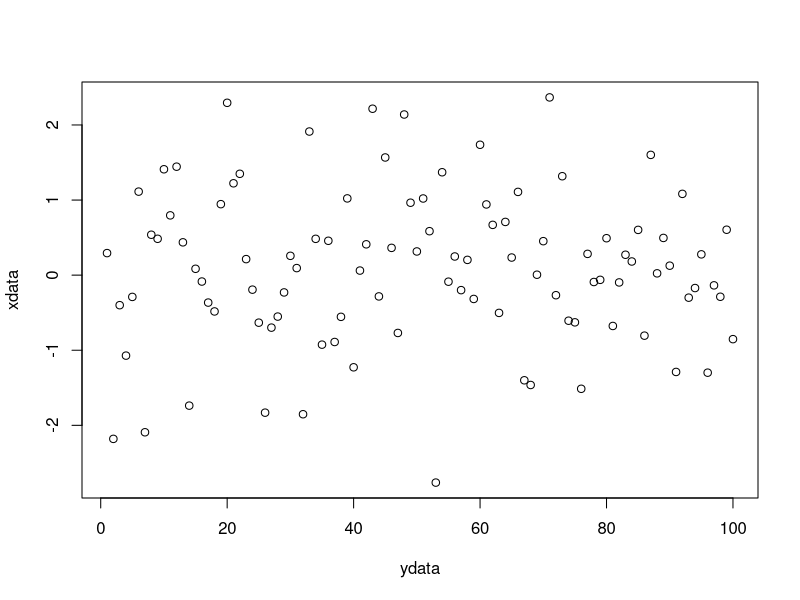

This chart was generated by the following R code:
#' ---
#' title: "R Markdown first test"
#' output: 
#'   github_document
#' date: "It's today!! duhhhh"
#' ---

#+ r setup, include=FALSE
knitr::opts_chunk$set(echo = TRUE)

#' ### R Markdown

#' This is an R Markdown document. Markdown is a simple formatting syntax for authoring HTML, PDF, and MS Word documents. For more details on using R Markdown see <http://rmarkdown.rstudio.com>.
#'
#' When you click the **Knit** button a document will be generated that includes both content as well as the output of any embedded R code chunks within the document. You can embed an R code chunk like this:
  
ydata <- 1:100
xdata <- rnorm(length(ydata))
plot(ydata, xdata)

summary(xdata)
